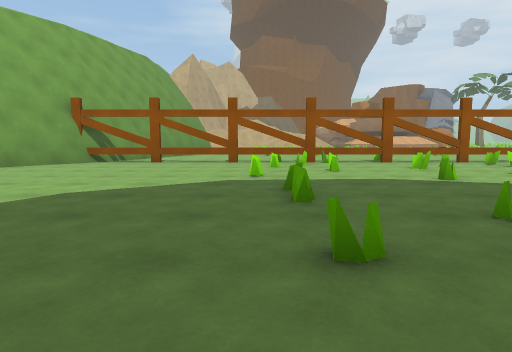
view 1 (above)

24 first-person views from a walk through a Unity game level. The camera is 1.2 m above the floor, tilts 6° down and sees 75° across. The floor is counted in squares, 2 m on a side. Each view is taken from the middle of a square. On the plan, view 1 faces up. The plan holds only what a view shows up to about 10 squares ahead; the rest is blank. The place goes on beyond the plan. Some animated figures are not drawn. Surface patterns are stand-ins for the level's own textures.

view 2
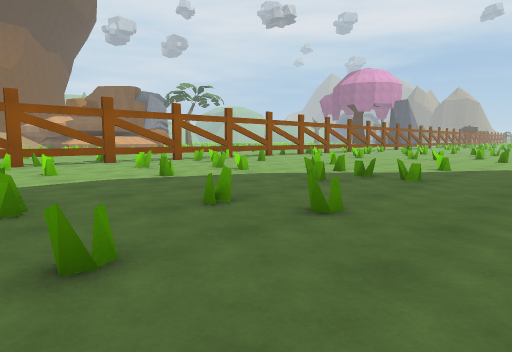

view 3
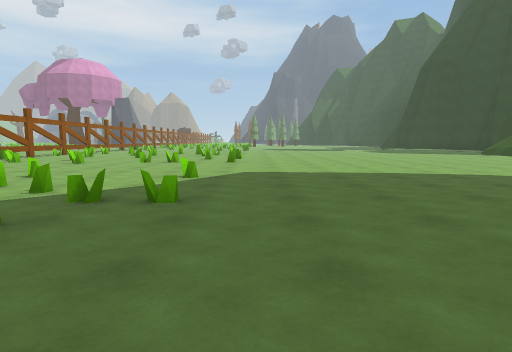

view 4
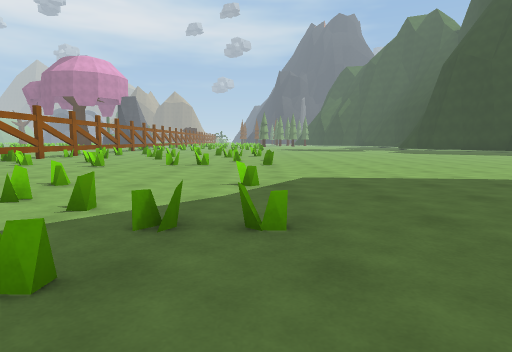

view 5
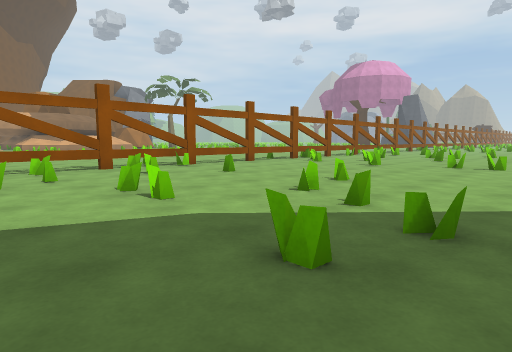

view 6
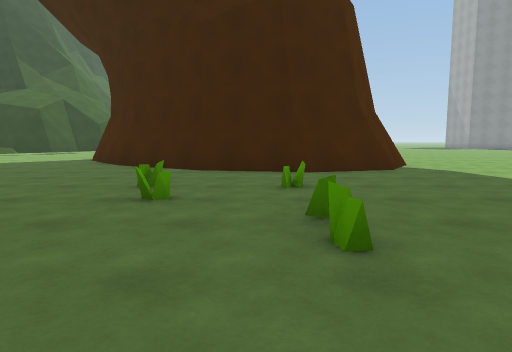

view 7
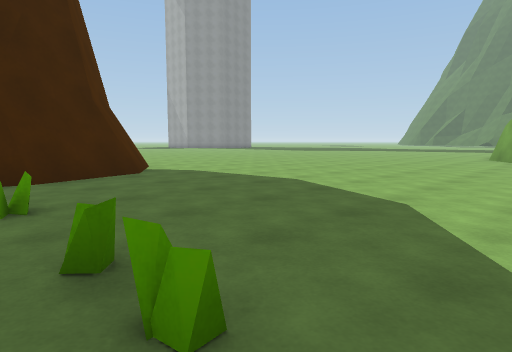

view 8
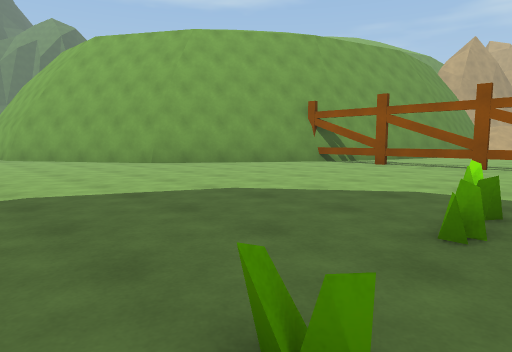

view 9
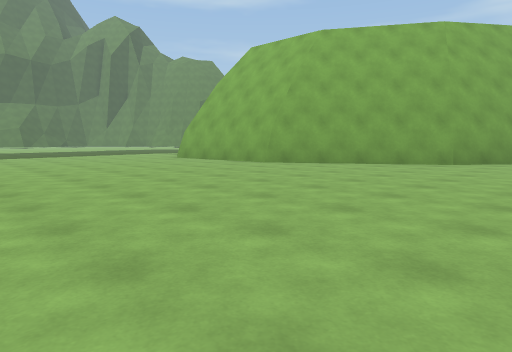

view 10
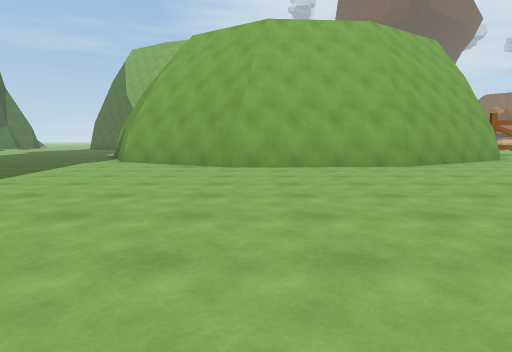

view 11
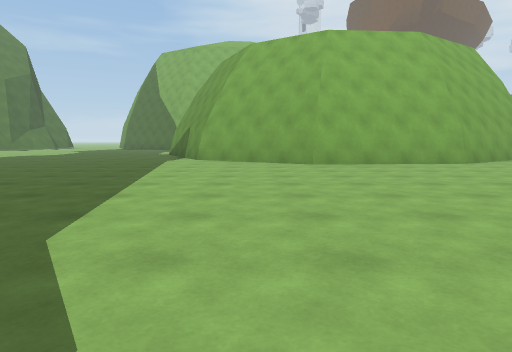

view 12
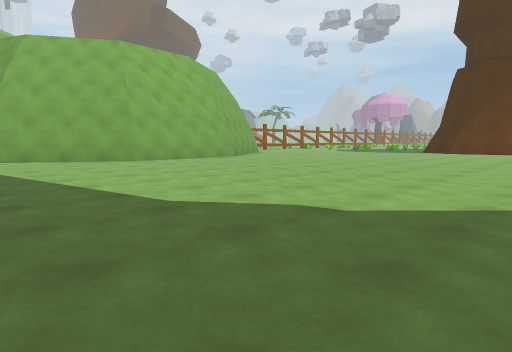

view 13
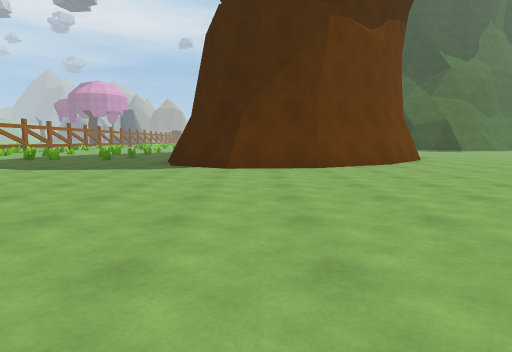

view 14
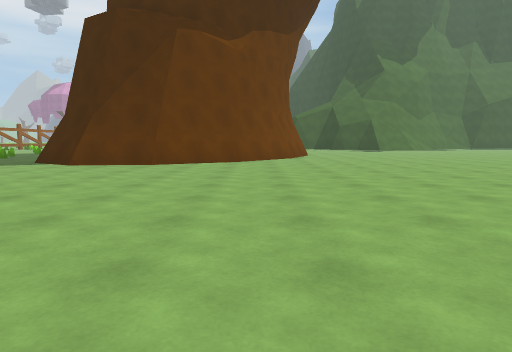

view 15
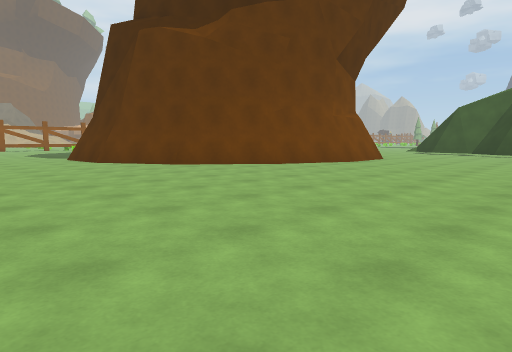

view 16
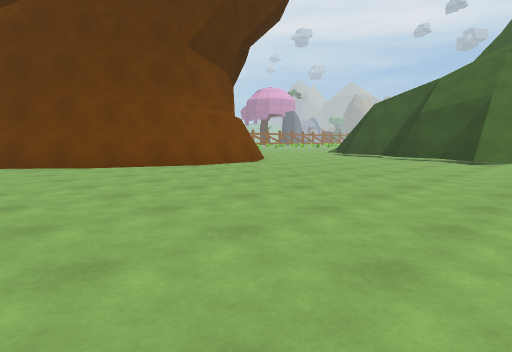

view 17
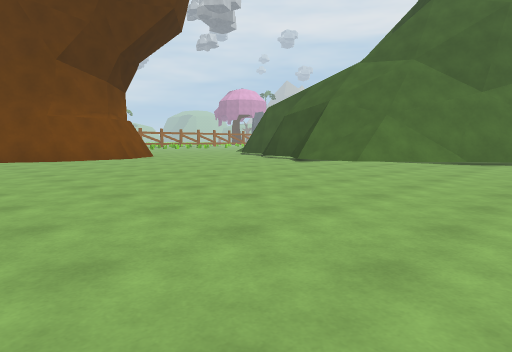

view 18
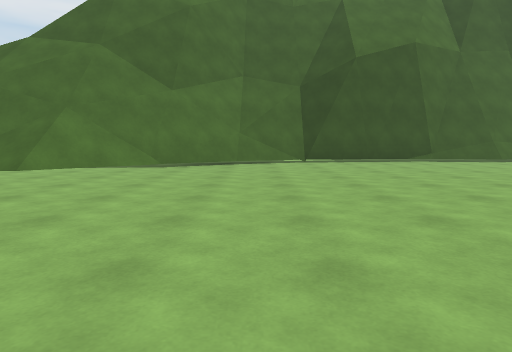

view 19
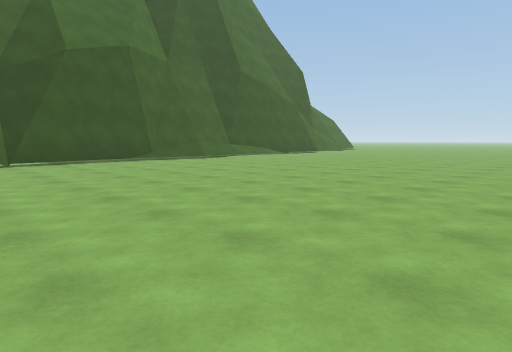

view 20
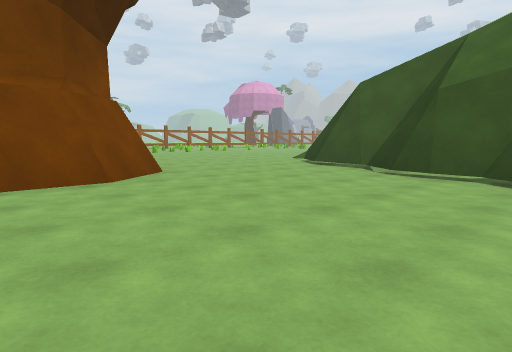

view 21
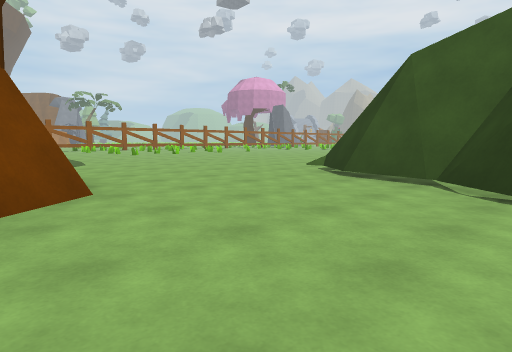

view 22
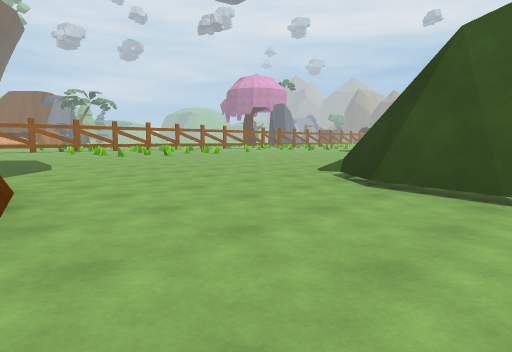

view 23
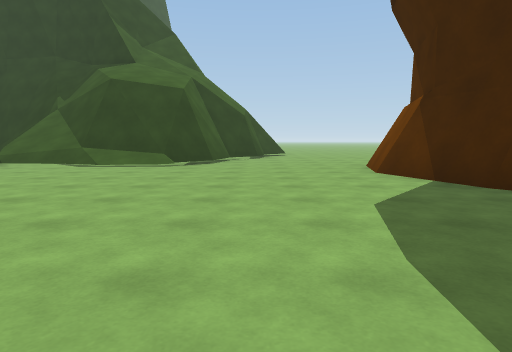

view 24
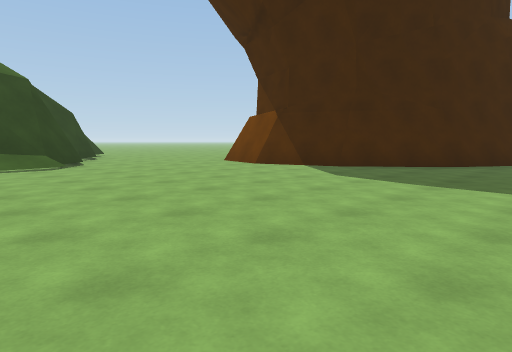

### Floor plan
Key: @ floor where view 1 was taken; # wall or solid block; . floor; / step, stairs or slope; = window, fence, low wall or low ledge; ^ raised ledge; T thing the floor can be seen under or through.
Columns run from 21 left of view 1 to 13 right of it. Each row starts with its distance up from view 1.
 14                           =
 13                           ..
 12                    ..     ...
 11                   .... .......
 10                 #........=..=..
  9                ##=#=#=#=TTTTT#=# #=
  8               ##......=....=.......
  7               #........=.=..=....=.
  6              ##......=....=.....=..
  5 ..##       ###..........=.=..=.....
  4 ...###    ##.........=.....=....=..
  3 .....######..........=.=.=......=.=
  2 ..........................=..=....=
  1 ...................................
  0 .....................@.............
 -1 ...................#####...........
 -2  ..................#   ###.........
 -3  ..................#     ##........
 -4  ..................#      #........
 -5  ..................##     ##.......
 -6  ...................##     #.......
 -7  .....    ...........##    #.......
 -8            ...........### ##....##=
 -9             ............###.....###
-10              ..................####
-11                ................#
-12                ...............##
-13                ...............#
-14                ............../#
-15                    ........../#^
-16                    ..........//^
-17                      ........./#
-18                      ..........##
-19                      ...........#
-20                      ...........##
-21                        ..........#
-22                        ..........#
-23                        ..........#
-24                        ..........#
-25                         .........#
-26                         .........#
-27                         ....... .#

Positions as (right, up) in squares from view 1, and headings:
1: (0, 0), facing up
2: (0, 0), facing up-right
3: (2, 1), facing right
4: (3, 2), facing right
5: (3, 2), facing up-right
6: (1, 6), facing down
7: (1, 5), facing down-left
8: (1, 1), facing up-left
9: (-5, -4), facing up-left
10: (-15, -5), facing up
11: (-17, -6), facing up
12: (-20, -7), facing up-right
13: (-10, -3), facing right
14: (-11, -7), facing right
15: (-6, -14), facing up-right
16: (-2, -16), facing up-right
17: (0, -20), facing up-right
18: (2, -20), facing right
19: (2, -20), facing down-right
20: (3, -14), facing up-right
21: (5, -12), facing up-right
22: (6, -11), facing up-right
23: (9, 0), facing down
24: (13, 0), facing down-left
